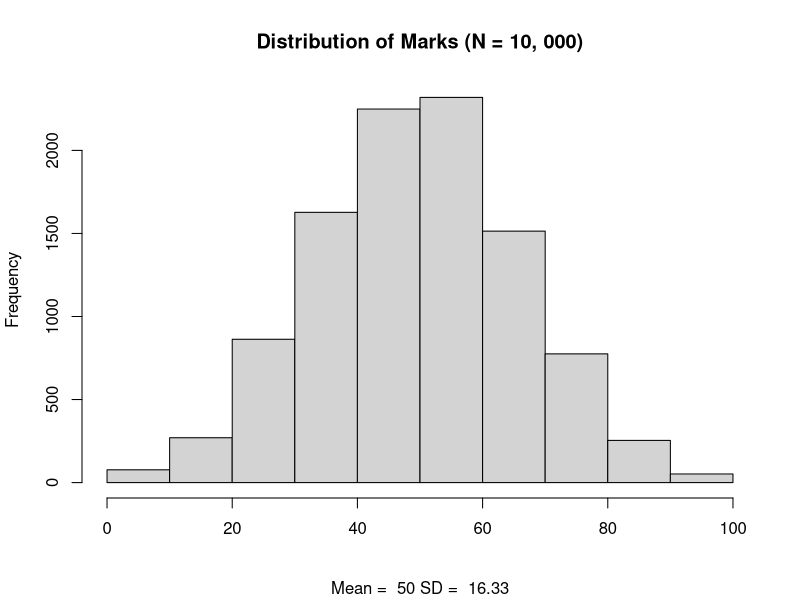
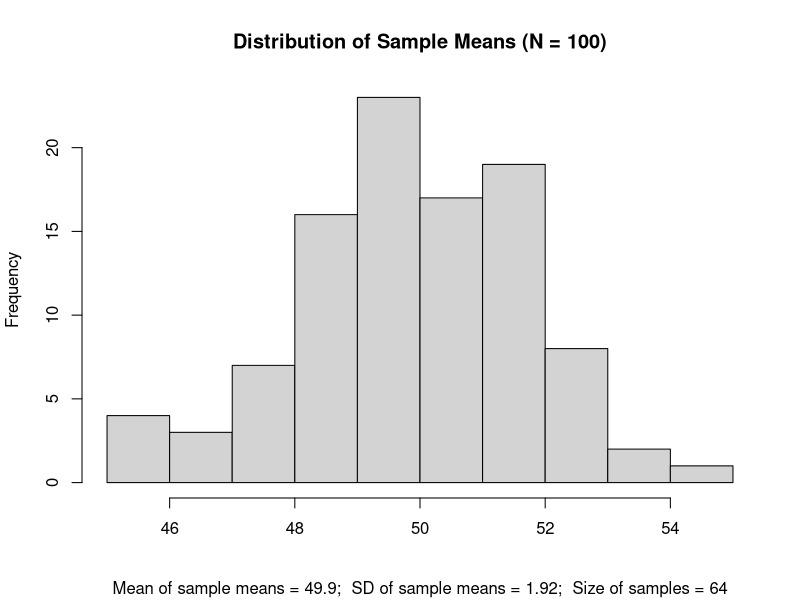
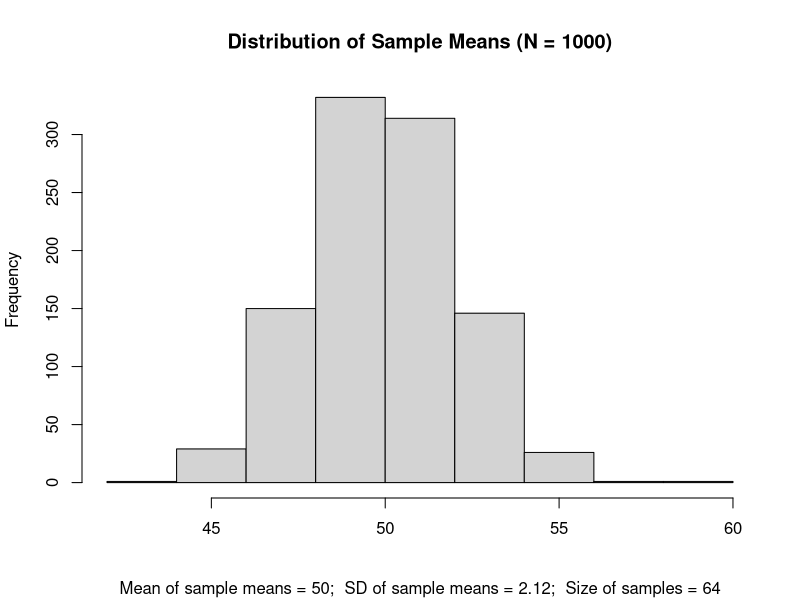
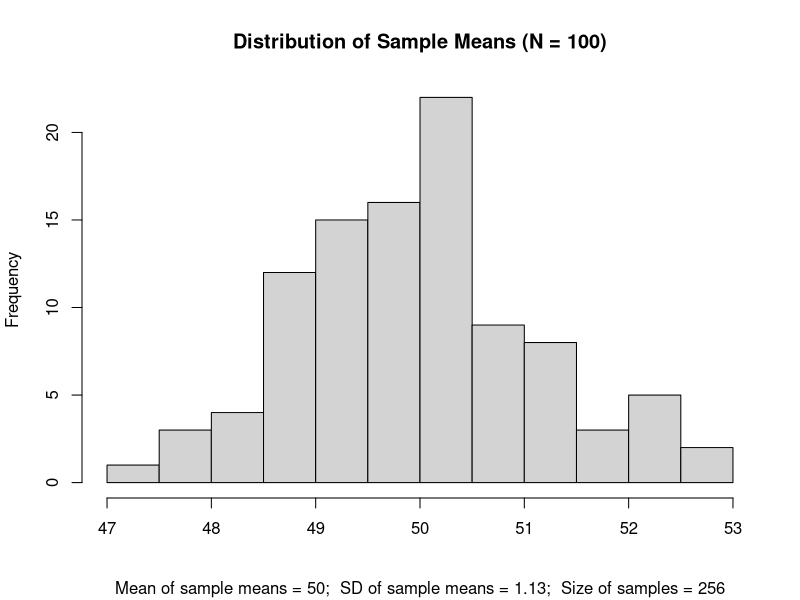

These figures' R source, in order:
beta2marks <- function(n, sh1, sh2) {
  a <- rbeta(n, sh1, sh2)
  r <- range(a)
  round((a- r[1])*100/(r[2] - r[1]))
}

rnorm2marks <- function(n =10020, m = 0, s = 1) {
  a <- rnorm(n, m, s)
  a <- sort(a)
  a <- a[11:10010]
  r <- range(a)
  round((a- r[1])*100/(r[2] - r[1]))
}

set.seed(231)
a <- rnorm2marks()

hist(a, 10,
     col = "lightgray",
     main = "Distribution of Marks (N = 10, 000)",
     sub = paste("Mean = ", round(mean(a),1),
                 "SD = ", round(sd(a),2)),
     xlab = "")
library(tidyverse)

# Sample size 64 & repetitions 100
set.seed(231)
r <- c()
for(i in 1:100){
  x <- sample(a, 64, replace = TRUE)
  mu <- mean(x)
  r <- c(r, mu)
  }
r64100 <- r
results <- tibble(r)

s64r100 <- results %>% 
  summarise(N = n(), Min = min(r), Max = (max(r)),
            Mean = mean(r), SD = sd(r))
s64r100

hist(results$r, 10,
     col = "lightgray",
     main = "Distribution of Sample Means (N = 100)",
     sub = paste0("Mean of sample means = ", round(mean(results$r),1),
                  ";  ",
                 "SD of sample means = ", round(sd(results$r),2),
                 ";  ",
                 "Size of samples = 64"),
     xlab = "")

# Sample size 64 & repetitions 1000
set.seed(231)
r <- c()
for(i in 1:1000){
  x <- sample(a, 64, replace = TRUE)
  mu <- mean(x)
  r <- c(r, mu)
}
r641000 <- r
results <- tibble(r)

s64r1000 <- results %>% 
  summarise(N = n(), Min = min(r), Max = (max(r)),
            Mean = mean(r), SD = sd(r))
s64r1000

hist(results$r, 10,
     col = "lightgray",
     main = "Distribution of Sample Means (N = 1000)",
     sub = paste0("Mean of sample means = ", round(mean(results$r),1),
                  ";  ",
                  "SD of sample means = ", round(sd(results$r),2),
                  ";  ",
                  "Size of samples = 64"),
     xlab = "")

# Sample size 256 & repetitions 100
set.seed(231)
r <- c()
for(i in 1:100){
  x <- sample(a, 256, replace = TRUE)
  mu <- mean(x)
  r <- c(r, mu)
}
r256100 <- r
results <- tibble(r)

s256r100 <- results %>% 
  summarise(N = n(), Min = min(r), Max = (max(r)),
            Mean = mean(r), SD = sd(r))
s256r100

hist(results$r, 10,
     col = "lightgray",
     main = "Distribution of Sample Means (N = 100)",
     sub = paste0("Mean of sample means = ", round(mean(results$r),1),
                  ";  ",
                  "SD of sample means = ", round(sd(results$r),2),
                  ";  ",
                  "Size of samples = 256"),
     xlab = "")



# Sample size 256 & repetitions 1000

set.seed(231)
r <- c()
for(i in 1:1000){
  x <- sample(a, 256, replace = TRUE)
  mu <- mean(x)
  r <- c(r, mu)
}
results <- tibble(r)

s256r1000 <- results %>% 
  summarise(N = n(), Min = min(r), Max = (max(r)),
            Mean = mean(r), SD = sd(r))
s256r1000
y <- rbind(s64r100, s64r1000)
y <- rbind(y, s256r100)
y <- rbind(y, s256r1000)
y <- tibble(y)
y

sample_size <- tibble(c(64, 64, 256, 256))
sample_size <- rename(sample_size, Ssize = 
                        "c(64, 64, 256, 256)")

z <- tibble(cbind(sample_size, y))
z



